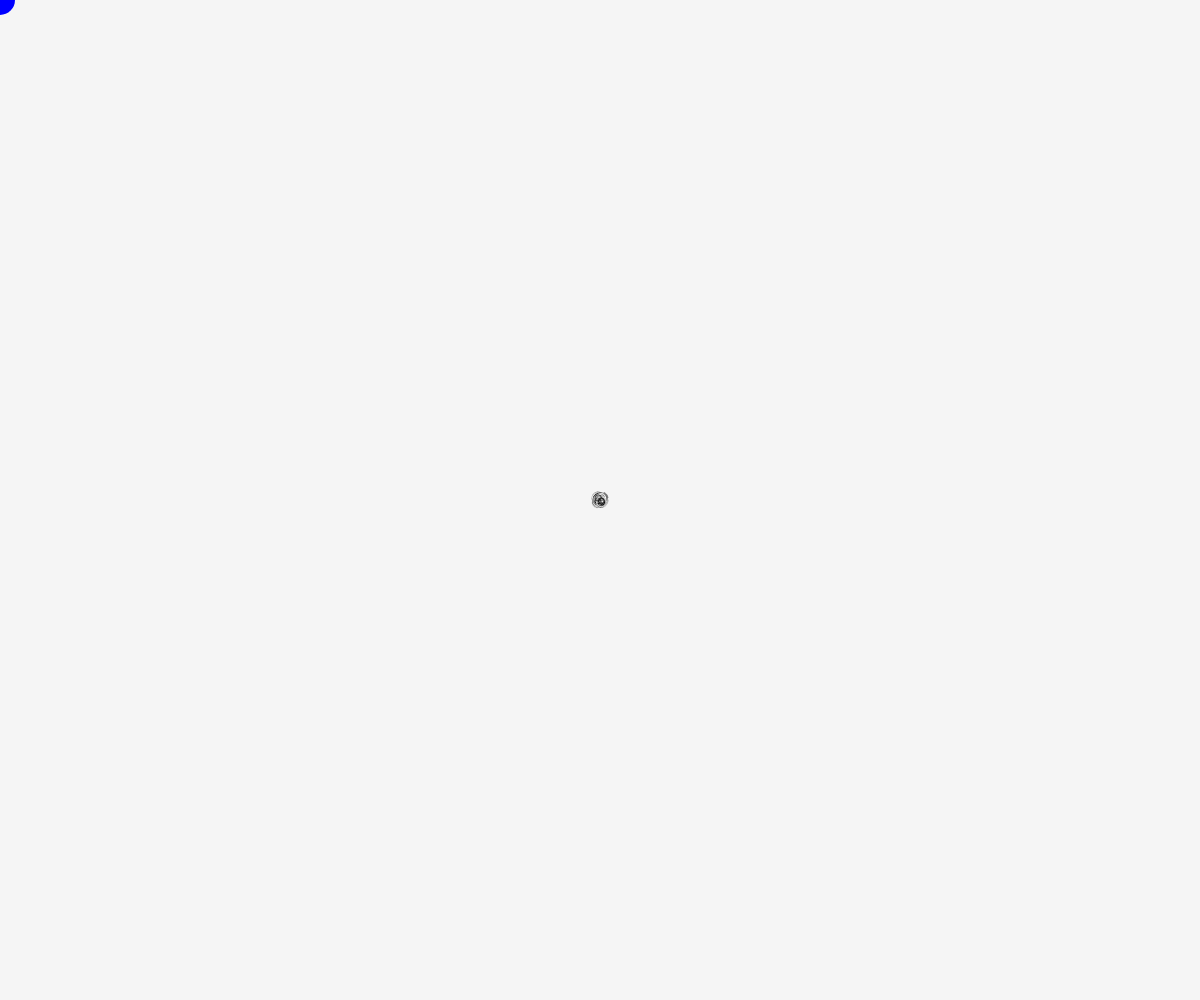
Frame 1 (no input)
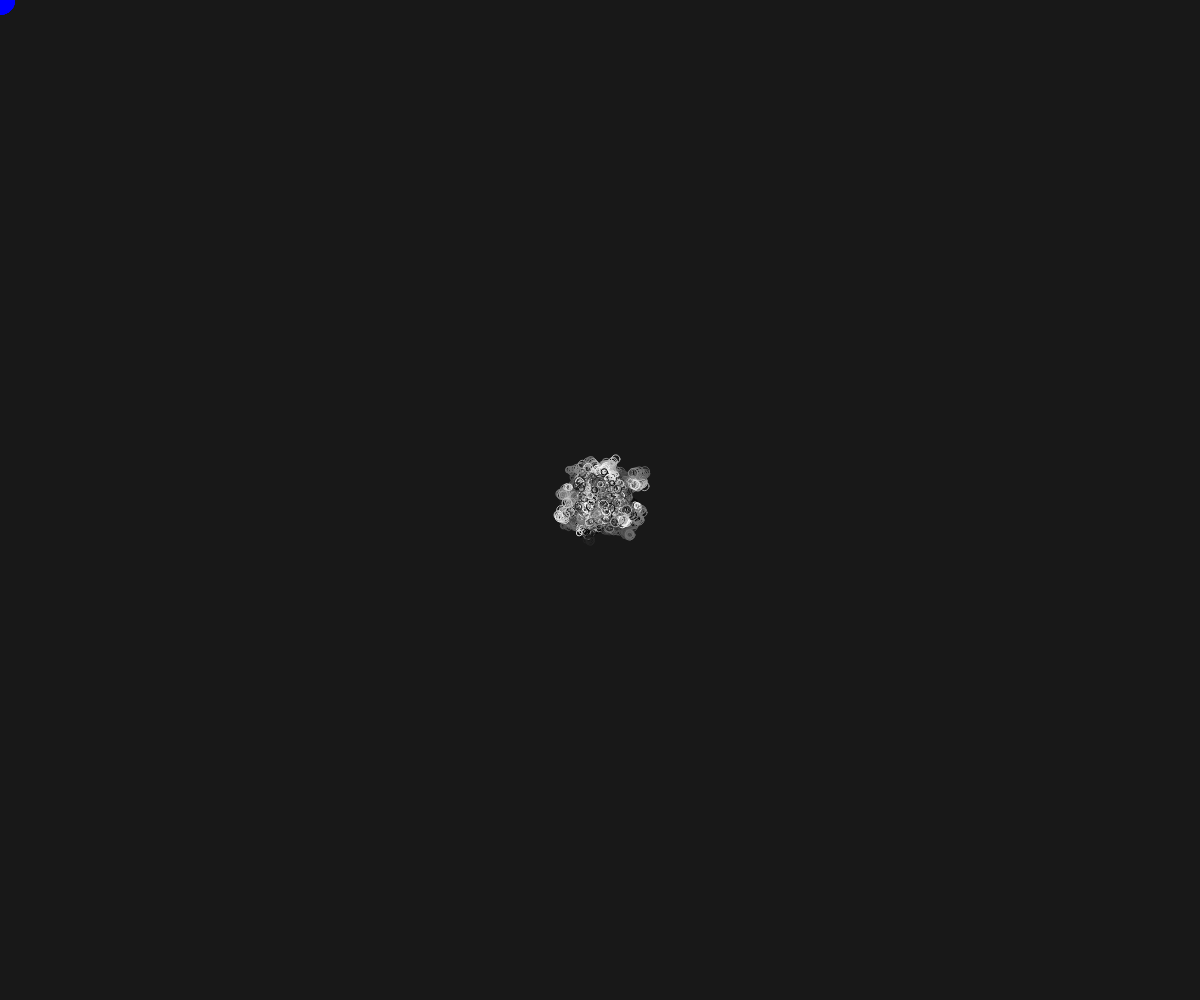
Frame 60 (no input)
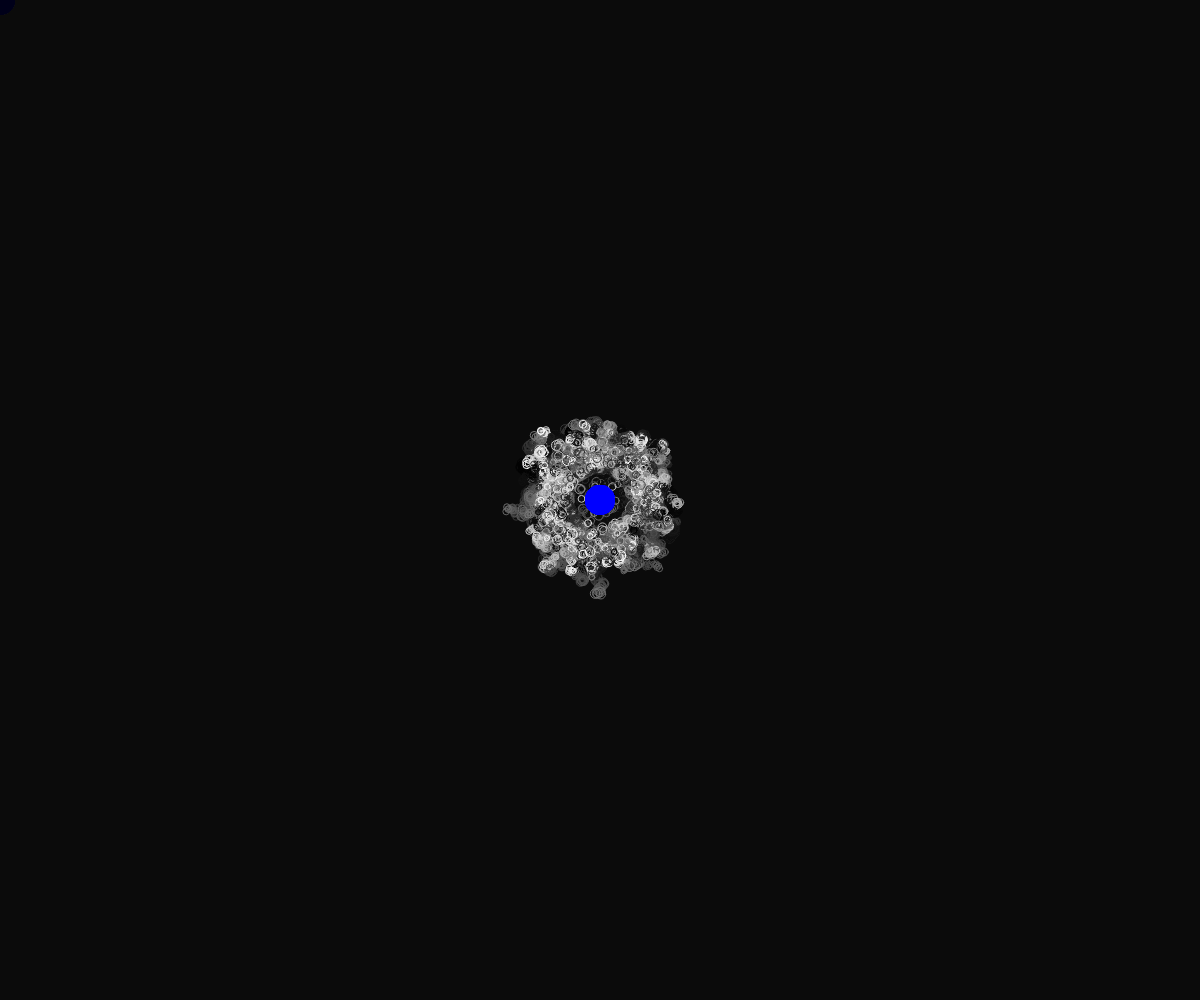
Frame 120 (the mouse pressed at the canvas centre since frame 60)

The p5.js sketch that drew these frames (run headless with seeded random() and noise() and a simulated clock; from frame 60 on, the mouse is pressed at the canvas centre):

// p5.js sketch
// ── sketch.js
// -
//
// Camminatori che disegnano mondi, scappano by Lucilla Cesaroni [mouse X, mouseY]
// 2021 Lucilla @LucillaCesaroni, Daniele @Fupete and the course DS-2021 at DESIGN.unirsm 
// github.com/ds-2021-unirsm - github.com/fupete - github.com/LucillaCesaroni 
// Educational purposes, MIT License, 2021, San Marino
//
// —
//
// Help:
// [mouseY] position
// [mouseX] position
//
// —

let w, h;
let c = [];
let quanti = 500;

function setup() {
  createCanvas(w = windowWidth, h = windowHeight);

  for (var i = 0; i < quanti; i++) {
    c.push(new Camminatore(i));
  }
}

function draw() {
  background(0, 10); // nero con opacità 40

  let x2 = mouseX;
  let y2 = mouseY;
  fill(0, 0, 255);
  noStroke();
  ellipse(x2, y2, 30, 30);

  for (let i = 0; i < quanti; i++) {
    c[i].move();
    c[i].display();
  }
}

function Camminatore(_id) {
  this.id = _id;
  this.x = w / 2;
  this.y = h / 2;
  this.diametro = random(5, 10);
  this.colore = random(255);

  this.move = function() {

    let xStep = random(-3, 3);
    let yStep = random(-3, 3);
    this.x += xStep;
    this.y += yStep;

    let d = dist(this.x, this.y, mouseX, mouseY);

    if (d <= 30) { // scappano quando la distanza tra la pallina blu e i camminatori è < di 30
      this.x += random(-40, 40); // si posizionano casualmente tra -40 e 40 nella x e nella y
      this.y += random(-40, 40);
    }
  }

  this.display = function() {
    stroke(this.colore);
    noFill();
    ellipse(this.x, this.y, this.diametro, this.diametro);
  }
}

function windowResized() {
  resizeCanvas(windowWidth, windowHeight);
}
